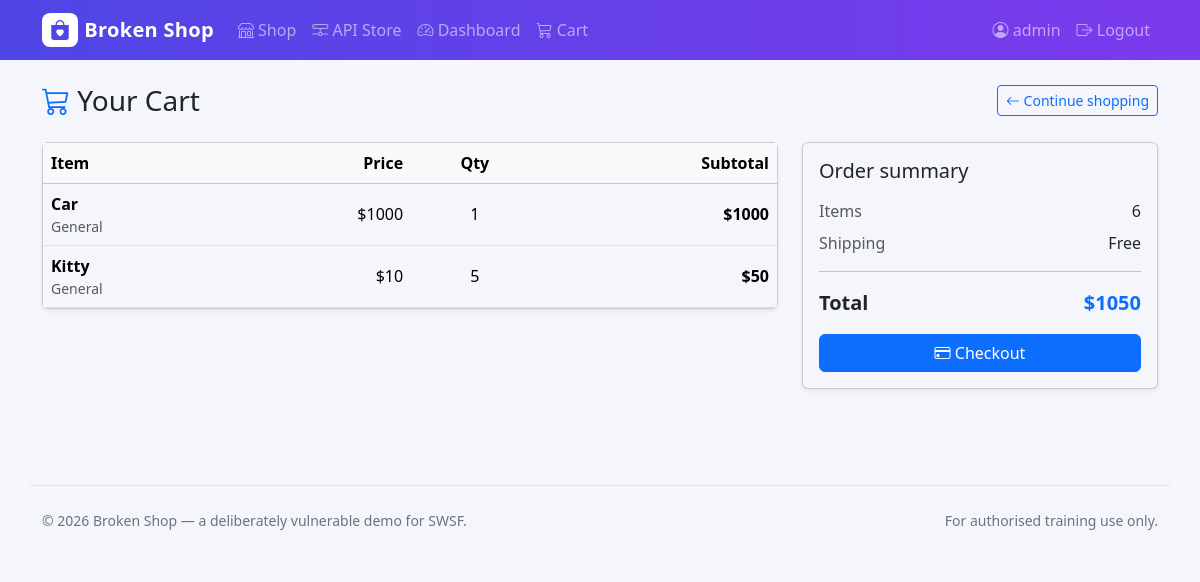
/cart/ (signed in), run on an earlier commit of the app's database.
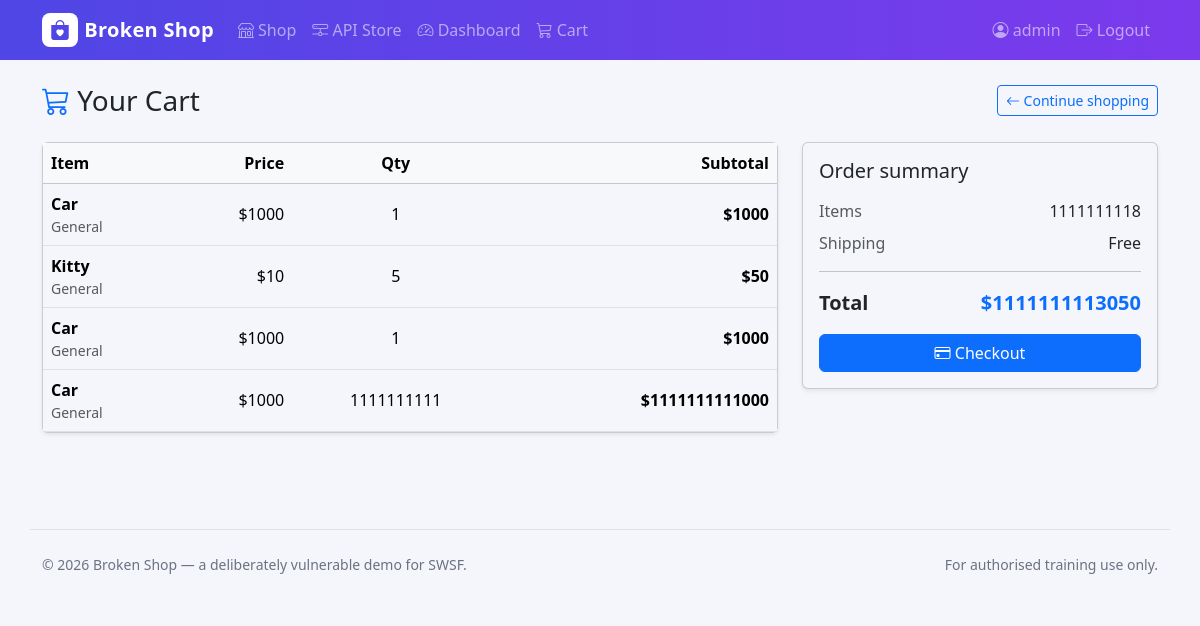
And on a later commit of the database.
### dapp/models.py (models this page shows, shortened)
class CartItem(models.Model):
    item = models.ForeignKey(Item, on_delete=models.CASCADE)
    quantity = models.IntegerField()
    user = models.ForeignKey(User, on_delete=models.CASCADE)

class Item(models.Model):
    name = models.CharField(max_length=100)
    price = models.IntegerField()
    description = models.TextField(blank=True, default="")
    category = models.CharField(max_length=50, blank=True, default="General")
    image_url = models.CharField(max_length=300, blank=True, default="")
    stock = models.IntegerField(default=100)

### dapp/views.py (the view, shortened to what this page needs)
# urls.py: path("cart/", views.cart_view, name="cart"),
@login_required(login_url="/login/")
def cart_view(request):
    if request.method == "GET":
        user_id = request.GET.get("user_id")
        if user_id:
            cart_items = CartItem.objects.filter(user_id=user_id)
        else:
            cart_items = CartItem.objects.filter(user=request.user)
        cart_items = list(cart_items)
        total = 0
        for ci in cart_items:
            ci.line_total = ci.item.price * ci.quantity
            total += ci.line_total
        context = {}
        context["cart_items"] = cart_items
        context["cart_total"] = total
        context["cart_count"] = sum(ci.quantity for ci in cart_items)
        return render(request, "cart.html", context)

### dapp/templates/cart.html (shortened to what this page needs)
{% extends "base.html" %}
{% block content %}
<div class="d-flex justify-content-between align-items-center mb-4">
    <h1 class="h3 mb-0"><i class="bi bi-cart3 text-primary"></i> Your Cart</h1>
    <a href="/item/" class="btn btn-outline-primary btn-sm"><i class="bi bi-arrow-left"></i> Continue shopping</a>
</div>
<div class="row g-4">
    <div class="col-lg-8">
        <div class="card shadow-sm">
            <div class="card-body p-0">
                {% if cart_items %}
                <div class="table-responsive">
                    <table class="table align-middle mb-0">
                        <thead class="table-light">
                        <tr>
                            <th>Item</th>
                            <th class="text-end">Price</th>
                            <th class="text-center">Qty</th>
                            <th class="text-end">Subtotal</th>
                        </tr>
                        </thead>
                        <tbody>
                        {% for ci in cart_items %}
                        <tr>
                            <td>
                                <div class="d-flex align-items-center">
                                    <div>
                                        <div class="fw-semibold">{{ ci.item.name }}</div>
                                        <div class="small text-muted">{{ ci.item.category }}</div>
                                    </div>
                                </div>
                            </td>
                            <td class="text-end">${{ ci.item.price }}</td>
                            <td class="text-center">{{ ci.quantity }}</td>
                            <td class="text-end fw-semibold">${{ ci.line_total }}</td>
                        </tr>
                        {% endfor %}
                        </tbody>
                    </table>
                </div>
                {% else %}
                <div class="text-center text-muted p-5">
                    <i class="bi bi-cart-x fs-1 d-block mb-2"></i>
                    Your cart is empty.
                    <div class="mt-3"><a href="/item/" class="btn btn-primary btn-sm">Browse products</a></div>
                </div>
                {% endif %}
            </div>
        </div>
    </div>
    <div class="col-lg-4">
        <div class="card shadow-sm">
            <div class="card-body">
                <h2 class="h5 mb-3">Order summary</h2>
                <div class="d-flex justify-content-between mb-2">
                    <span class="text-muted">Items</span><span>{{ cart_count }}</span>
                </div>
                <div class="d-flex justify-content-between mb-2">
                    <span class="text-muted">Shipping</span><span>{% if cart_total >= 100 %}Free{% else %}$9{% endif %}</span>
                </div>
                <hr>
                <div class="d-flex justify-content-between fw-bold fs-5">
                    <span>Total</span><span class="text-primary">${{ cart_total }}</span>
                </div>
                <button class="btn btn-primary w-100 mt-3" {% if not cart_items %}disabled{% endif %}>
                    <i class="bi bi-credit-card"></i> Checkout
                </button>
            </div>
        </div>
    </div>
</div>
{% endblock %}

What changed in the data, as far as the page shows it:
added CartItem: item.name "Car", item.category "General", item.price "1000", quantity "1", line_total "1000"
added CartItem: item.name "Car", item.category "General", item.price "1000", quantity "1111111111", line_total "1111111111000"
Also different on the page:
{{ cart_count }}: "6" → "1111111118"
{{ cart_total }}: "1050" → "1111111113050"
